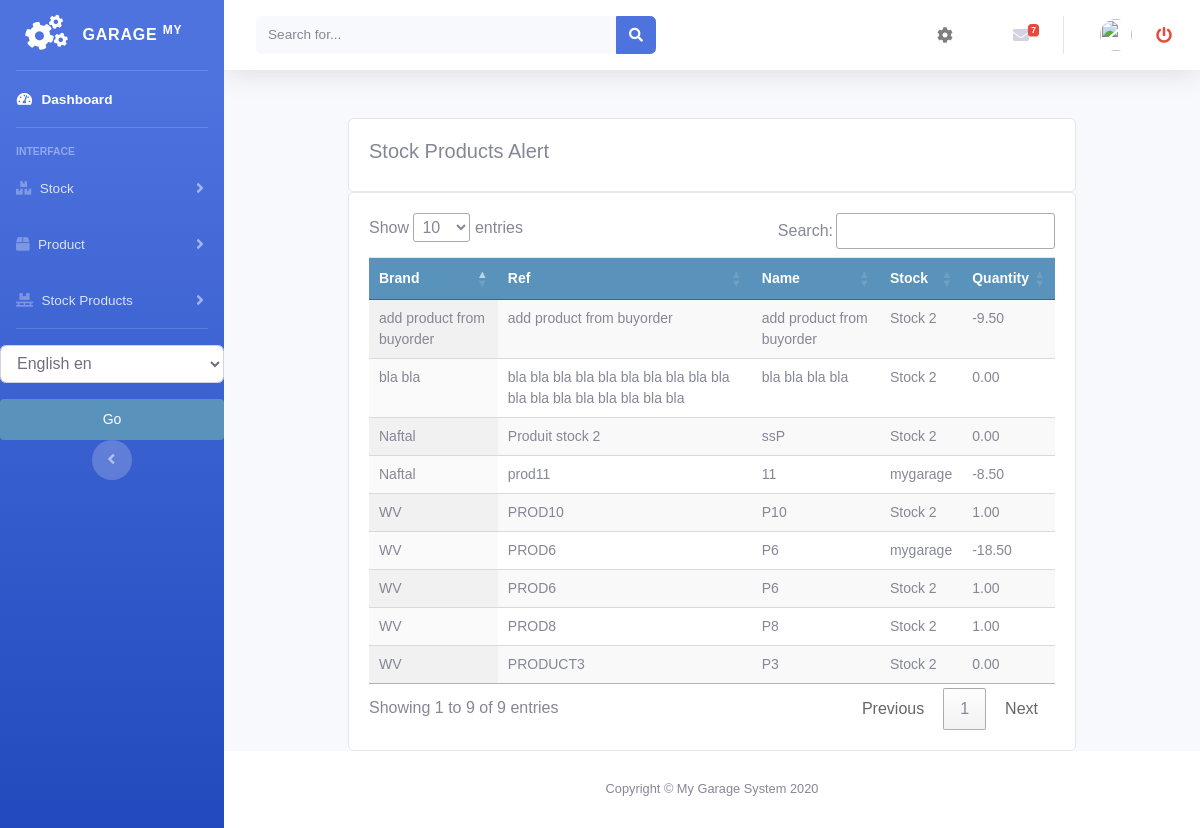
The app's page /stock/stockproduct_stockalert with its own data.
### stock/models.py (models this page shows, shortened)
class StockProduct(models.Model):
    product = models.ForeignKey(Product, null=True, on_delete=models.CASCADE)
    quantity = models.DecimalField(max_digits=10, decimal_places=2, default=0)
    stock = models.ForeignKey(Stock, null=True, on_delete=models.CASCADE)
    class Meta:
        ordering = ('product',)
        verbose_name = 'stockproduct'
        verbose_name_plural = 'stockproducts'

class Stock(models.Model):
    name = models.CharField(max_length=250, null=True)
    class Meta:
        ordering = ('name',)
        verbose_name = 'stock'
        verbose_name_plural = 'stocks'
    def __str__(self):
        return self.name

### product/models.py (models this page shows, shortened)
class Product(models.Model):
    brand = models.CharField(max_length=250, null=True)
    name = models.CharField(max_length=250, null=True)
    ref = models.CharField(max_length=250, null=True)
    desc = models.CharField(max_length=250, null=True, blank=True)
    image = models.ImageField(upload_to='products/%Y/%m/%d', blank=True, )
    buyprice = models.DecimalField(max_digits=10, null=True, decimal_places=2, default=0)
    sellprice = models.DecimalField(max_digits=10, null=True, decimal_places=2, default=0)
    alert_quantity = models.PositiveIntegerField(default=1, blank=True, null=True)
    stock = models.ForeignKey('stock.Stock', blank=False, null=False, on_delete=models.CASCADE, default=1)
    class Meta:
        ordering = ('name',)
        verbose_name = 'product'
        verbose_name_plural = 'products'

### stock/views.py (the view)
# urls.py: path('stockproduct_stockalert', views.stockproduct_quantityalert, name='stockproduct_stockalert'),
def stockproduct_quantityalert(request):
    products = Product.objects.all()
    for product in products:
        stockproductsalert = StockProduct.objects.all().filter(quantity__lte=product.alert_quantity)
    context = {
        'stockproductsalert': stockproductsalert,
    }
    return render(request, 'stockproduct/stock_alert_list.html', context)

### accounts/templatetags/erpextra.py (called while the page is built)
@register.filter(name='has_group')
def has_group(user, group_name):
    group = Group.objects.get(name=group_name)
    return True if group in user.groups.all() else False

### stock/templates/stockproduct/stock_alert_list.html (shortened to what this page needs)
{% extends 'home.html' %}
{% load static %}
{% load i18n %}
{% block content %}
<br>
<div class="container">
    <div class="row">
    <div class="col-md">
        <div class="card card-body">
            <h5>{% trans "Stock Products Alert" %}</h5>
        </div>
        <div class="card card-body">
            <table id="table_id" class="table display text-center">
               <thead>
               <tr>
                    <th>{% trans "Brand" %}</th>
                    <th>{% trans "Ref" %}</th>
                    <th>{% trans "Name" %}</th>
                    <th>{% trans "Stock" %}</th>
                    <th>{% trans "Quantity" %}</th>
                </tr>
               </thead>
                <tbody>
                {% for prod in stockproductsalert %}
                <tr>
                    <td>
                       {{prod.product.brand}}
                   </td>
                    <td>
                       {{prod.product.name}}
                   </td>
                    <td>
                       {{prod.product.ref}}
                   </td>
                    <td>
                       {{prod.stock}}
                   </td>
                    <td>
                       {{prod.quantity}}
                   </td>
                </tr>
                {% endfor %}
                </tbody>
            </table>
        </div>
    </div>
</div>
</div>
{% endblock %}
{% block jsscript %}
<link rel="stylesheet" href="https://ajax.googleapis.com/ajax/libs/jqueryui/1.12.1/themes/smoothness/jquery-ui.css">
<link rel="stylesheet" href="https://cdnjs.cloudflare.com/ajax/libs/chosen/1.8.7/chosen.min.css"/>
<link rel="stylesheet" type="text/css" href="https://cdn.datatables.net/1.10.22/css/jquery.dataTables.css">
{% endblock %}

### static/css/main.css (style rules this page uses)
body { margin:0; padding:0; font-family:helvetica, sans-serif; }
h1, h2, h3, h4, h5 , h6 { font-family: 'Ubuntu', sans-serif; font-weight:normal; }
table { width:100%; border-spacing:0; border-collapse: collapse; }
table th, table td { text-align:left; font-size:14px; padding:10px; margin:0; }
tbody tr:nth-child(odd) { background:#efefef; }
thead th, tbody tr.total { background:#5993bb; color:#fff; font-weight:bold; }

### records on screen
StockProduct: product.brand "WV", product.name "PROD10", product.ref "P10", stock "Stock 2", quantity "1.00"
StockProduct: product.brand "WV", product.name "PROD6", product.ref "P6", stock "mygarage", quantity "-18.50"
StockProduct: product.brand "WV", product.name "PROD6", product.ref "P6", stock "Stock 2", quantity "1.00"
StockProduct: product.brand "WV", product.name "PROD8", product.ref "P8", stock "Stock 2", quantity "1.00"
StockProduct: product.brand "WV", product.name "PRODUCT3", product.ref "P3", stock "Stock 2", quantity "0.00"
StockProduct: product.brand "Naftal", product.name "Produit stock 2", product.ref "ssP", stock "Stock 2", quantity "0.00"
StockProduct: product.brand "add product from buyorder", product.name "add product from buyorder", product.ref "add product from buyorder", stock "Stock 2", quantity "-9.50"
StockProduct: product.brand "bla bla", product.name "bla bla bla bla bla bla bla bla bla bla bla bla bla bla bla bla bla bla", product.ref "bla bla bla bla", stock "Stock 2", quantity "0.00"
StockProduct: product.brand "Naftal", product.name "prod11", product.ref "11", stock "mygarage", quantity "-8.50"
